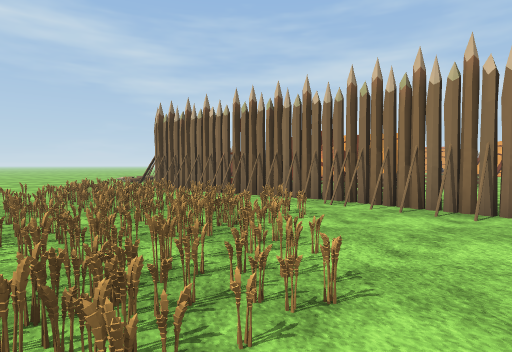
[1] (above)

12 first-person views from a walk through a scene from a Unity 3-D project. The camera is 1.3 m above the floor, tilts 2° down and sees 80° across. The floor is counted in squares, 2 m on a side. Each view is taken from the middle of a square. On the plan, view 1 faces up. The plan holds only what a view shows up to about 10 squares ahead; the rest is blank. The place goes on beyond the plan. Flat ground stands in for the terrain. The player character is not drawn. Some animated figures are not drawn. Some surface patterns are stand-ins.

[2]
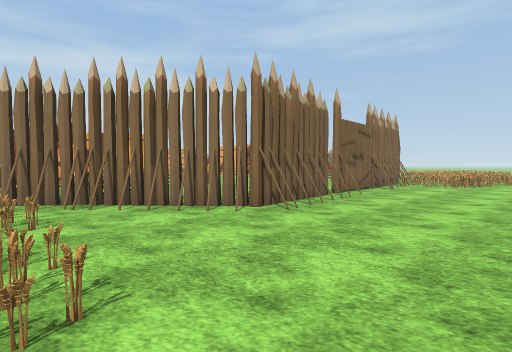

[3]
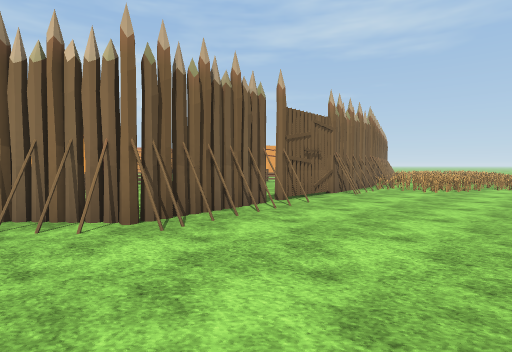

[4]
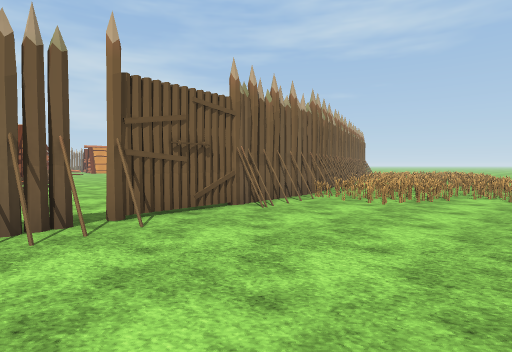

[5]
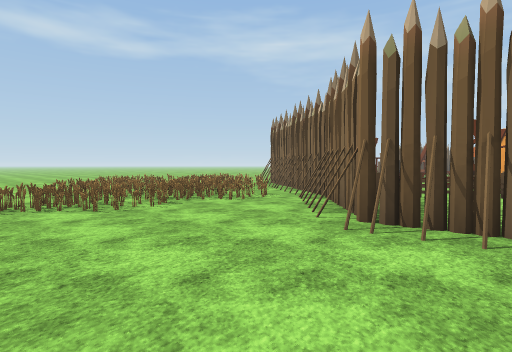

[6]
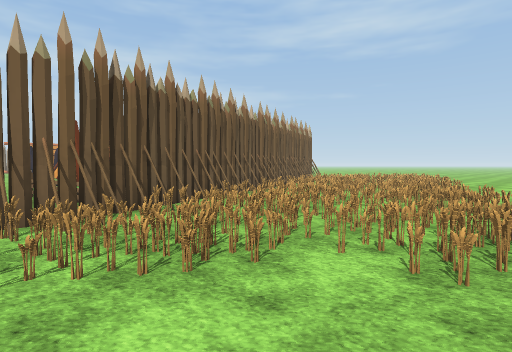

[7]
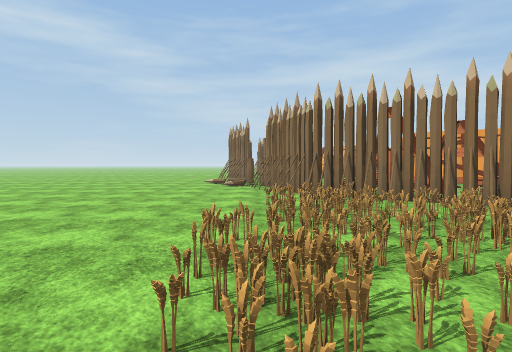

[8]
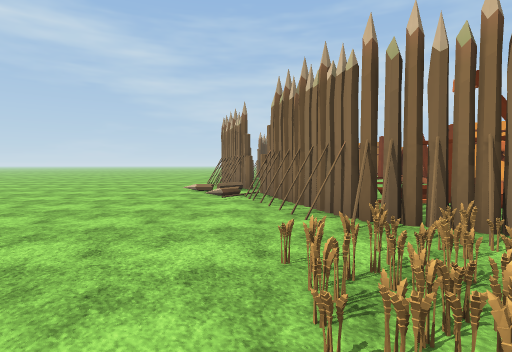

[9]
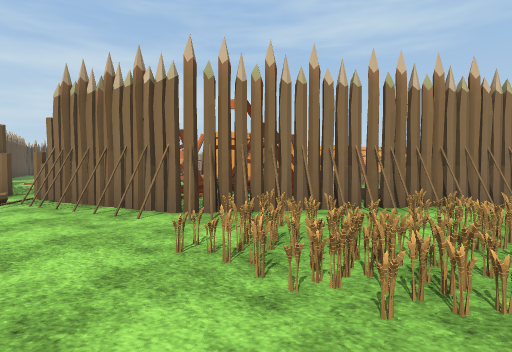

[10]
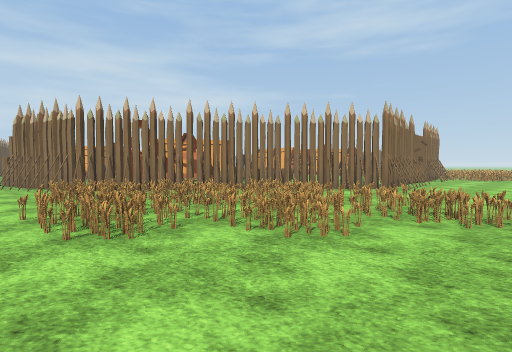

[11]
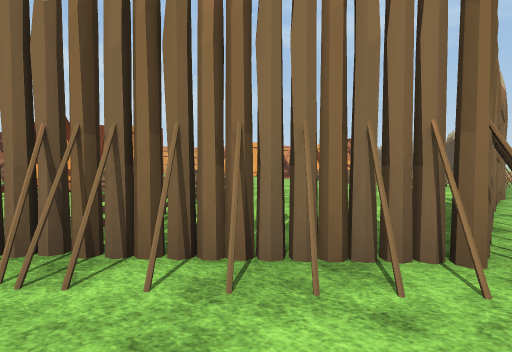

[12]
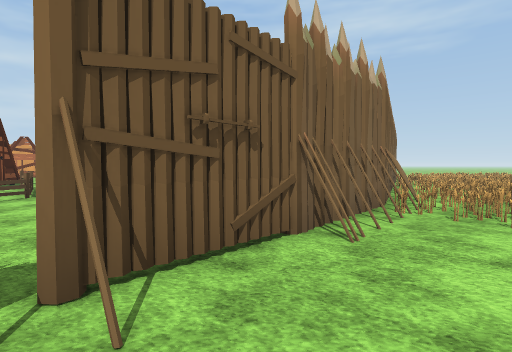

### Floor plan
Key: @ floor where view 1 was taken; # wall or solid block; x gap in a wall; . floor; = window, fence, low wall or low ledge; O other object.
Columns run from 5 left of view 1 to 22 right of it. Each row starts with its distance up from view 1.
 15             #
 14             #
 13 ##          #
 12 .#          O
 11 .##         O.
 10 ..#  #  OO  O.
  9 ..#  #.  OOOO.
  8 ..###..  O ...
  7 .==####.OO...   O
  6 ..===##O....... OO  ####
  5 ..====.##.......  ###====
  4 .=====..###x#######=======
  3 .=====..###.....===========
  2 ..====.........==========...
  1 ....=............====.......
  0 .....@............=.

Where each view was taken, in squares from view 1:
view 1: 0 up, 0 right, facing up
view 2: 0 up, 0 right, facing up-right
view 3: 0 up, 2 right, facing up-right
view 4: 0 up, 5 right, facing up-right
view 5: 0 up, 5 right, facing up-left
view 6: 0 up, 10 right, facing up-right
view 7: 2 up, 4 left, facing up
view 8: 5 up, 4 left, facing up
view 9: 5 up, 5 left, facing up-right
view 10: 0 up, 5 left, facing up-right
view 11: 3 up, 1 right, facing up-right
view 12: 2 up, 6 right, facing up-right
